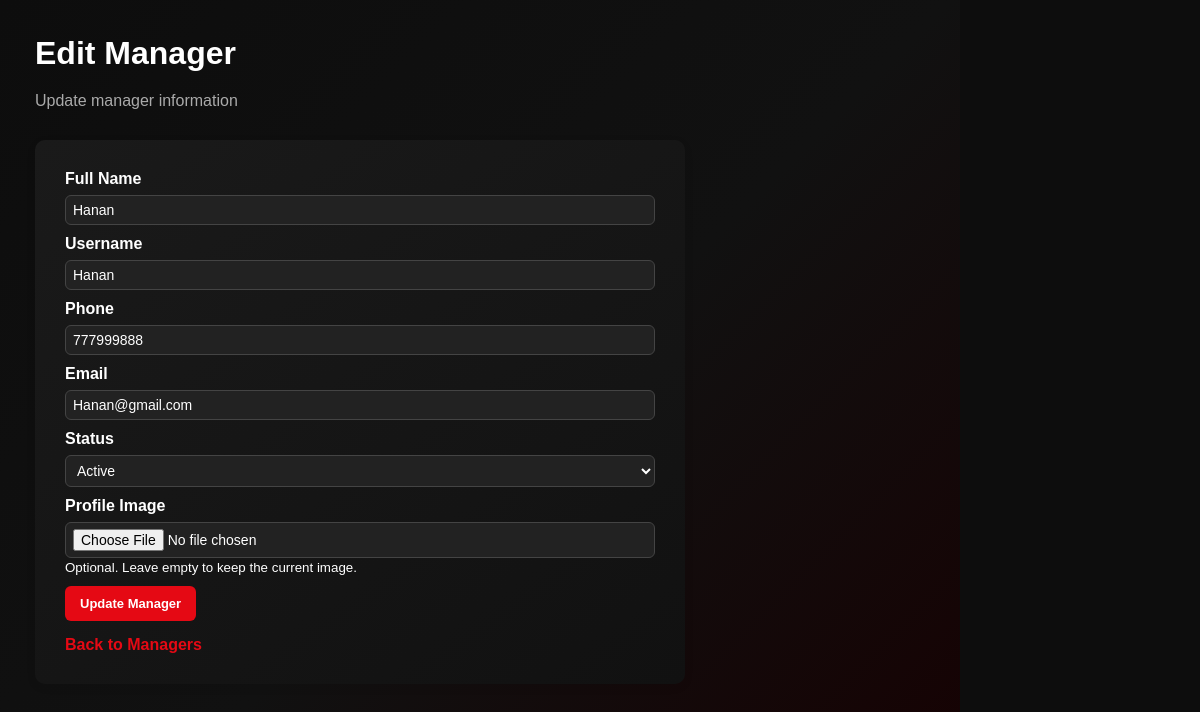
The app's page /pages/admin/managers/edit_manager.php?id=2 with its own data.
### tables this page shows
CREATE TABLE `users` (
  `user_id` int(10) NOT NULL COMMENT 'pk',
  `full_name` varchar(100) NOT NULL,
  `username` varchar(50) NOT NULL,
  `password` varchar(255) NOT NULL,
  `role` varchar(20) NOT NULL,
  `profile_id` int(10) DEFAULT 4,
  `phone` varchar(20) NOT NULL,
  `email` varchar(100) NOT NULL,
  `status` varchar(20) NOT NULL,
  `image` varchar(255) DEFAULT NULL
);

### classes/BaseModel.php (called while the page is built, shortened)
<?php
require_once __DIR__ . "/../config/database.php";
class BaseModel
{
    protected $conn;
    public function __construct()
    {
        global $conn;
        $this->conn = $conn;
    }
    protected function fetchOne($sql, $types = "", ...$params)
    {
        $stmt = $this->conn->prepare($sql);
        if (!empty($types)) {
            $stmt->bind_param($types, ...$params);
        }
        if (!$stmt->execute()) {
            die("Execute failed: " . $stmt->error);
        }
        $result = $stmt->get_result();
        return $result->fetch_assoc();
    }
}

### classes/user.php (called while the page is built, shortened)
<?php
require_once __DIR__ . "/BaseModel.php";
class User extends BaseModel
{
    public function getById($user_id)
    {
        return $this->fetchOne(
            "SELECT
                users.*,
                profiles.profile_name
             FROM users
             LEFT JOIN profiles
                ON users.profile_id = profiles.profile_id
             WHERE users.user_id = ?",
            "i",
            $user_id
        );
    }
}

### pages/admin/managers/edit_manager.php (the view, shortened to what this page needs)
<?php
require_once __DIR__ . "/../../../classes/user.php";
$user = new User();
$user_id = (int) $_GET["id"];
$manager = $user->getById($user_id);
?>
<!DOCTYPE html>
<html lang="en">
<head>
    <link
        rel="stylesheet"
        href="../../../assets/css/style.css"
    >
</head>
<body>
<div class="main-content">
    <div class="dashboard-header">
        <h1>
            Edit Manager
        </h1>
        <p>
            Update manager information
        </p>
    </div>
    <div class="form-container">
        <form
            method="POST"
            enctype="multipart/form-data"
        >
            <div class="form-group">
                <label for="full_name">
                    Full Name
                </label>
                <input
                    type="text"
                    id="full_name"
                    name="full_name"
                    required
                    value="<?= htmlspecialchars(
                        $_POST["full_name"]
                        ?? $manager["full_name"]
                    ) ?>"
                >
            </div>
            <div class="form-group">
                <label for="username">
                    Username
                </label>
                <input
                    type="text"
                    id="username"
                    name="username"
                    required
                    value="<?= htmlspecialchars(
                        $_POST["username"]
                        ?? $manager["username"]
                    ) ?>"
                >
            </div>
            <div class="form-group">
                <label for="phone">
                    Phone
                </label>
                <input
                    type="text"
                    id="phone"
                    name="phone"
                    required
                    value="<?= htmlspecialchars(
                        $_POST["phone"]
                        ?? $manager["phone"]
                    ) ?>"
                >
            </div>
            <div class="form-group">
                <label for="email">
                    Email
                </label>
                <input
                    type="email"
                    id="email"
                    name="email"
                    required
                    value="<?= htmlspecialchars(
                        $_POST["email"]
                        ?? $manager["email"]
                    ) ?>"
                >
            </div>
            <div class="form-group">
                <label for="status">
                    Status
                </label>
                <select
                    name="status"
                    id="status"
                    required
                >
                    <option
                        value="active"
                        <?= (
                            ($_POST["status"] ?? $manager["status"])
                            === "active"
                        ) ? "selected" : "" ?>
                    >
                        Active
                    </option>
                </select>
            </div>
            <div class="form-group">
                <label for="image">
                    Profile Image
                </label>
                <input
                    type="file"
                    id="image"
                    name="image"
                    accept=".jpg,.jpeg,.png,.webp"
                >
                <small>
                    Optional. Leave empty to keep the current image.
                </small>
            </div>
            <button
                type="submit"
                class="form-button"
            >
                Update Manager
            </button>
            <div>
                <a
                    href="managers.php"
                    class="back-link"
                >
                    Back to Managers
                </a>
            </div>
        </form>
    </div>
</div>
</body>
</html>

### records on screen
users: full_name "Hanan", username "Hanan", phone "777999888", email "Hanan@gmail.com", status "Active"
